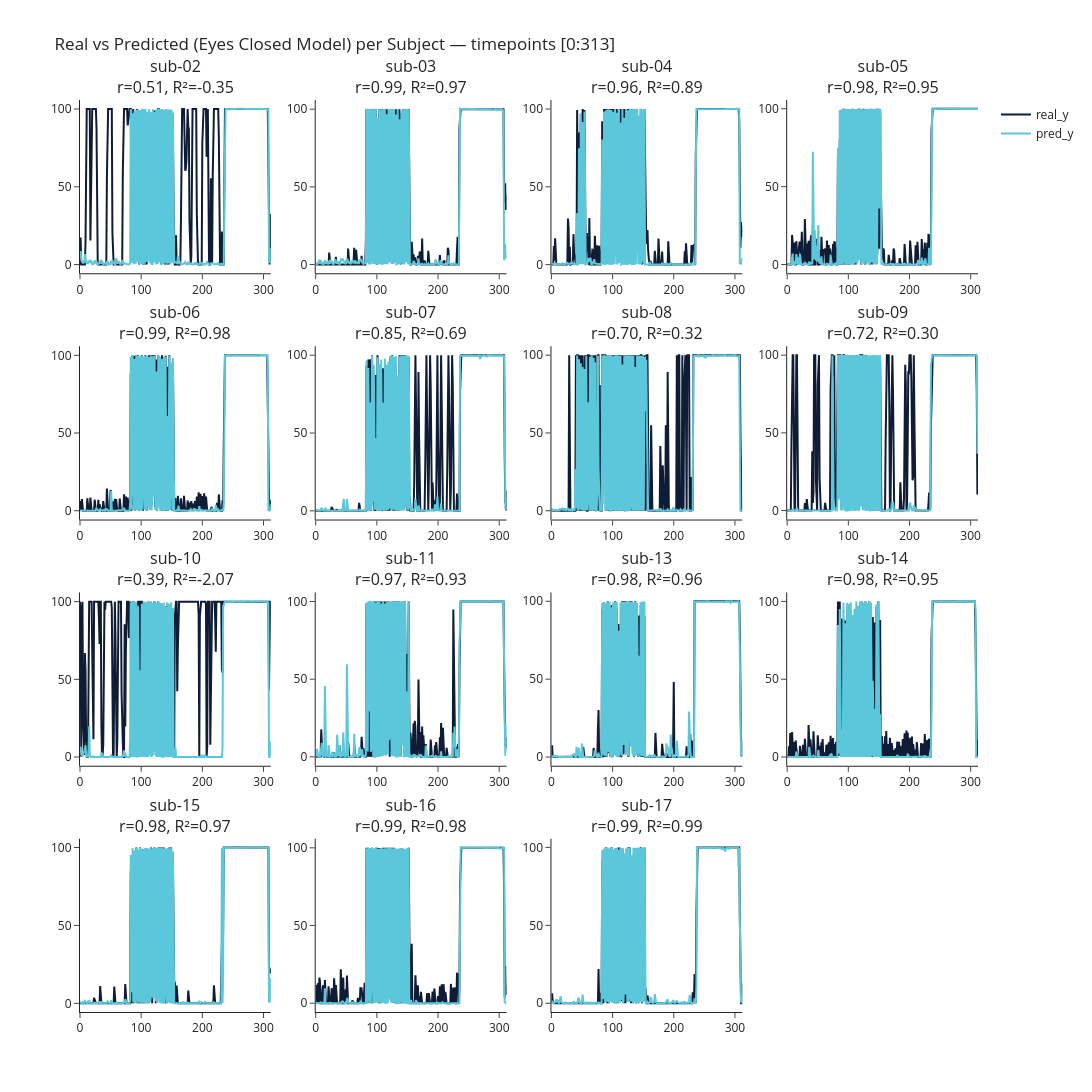

Write notebook code for a chart like this one.
### Code cell
plot_eyesclosed_predictions(evaluation_closed, n_timepoints=313, cols=4, time_window= None)

### Figure 1 — Plotly figure (JSON) as saved in the notebook; plotly's stock layout.template omitted (floating-point values rounded to 4 significant figures; data arrays with more than 128 entries replaced by an {"elided": "..."} marker saying what was removed)
{"data": [{"line": {"color": "#0E1C36", "width": 2}, "mode": "lines", "name": "real_y", "showlegend": true, "type": "scatter", "x": {"elided": "313 int values"}, "xaxis": "x", "y": {"elided": "313 float values"}, "yaxis": "y"}, {"line": {"color": "#5AC7DB", "width": 2}, "mode": "lines", "name": "pred_y", "showlegend": true, "type": "scatter", "x": {"elided": "313 int values"}, "xaxis": "x", "y": {"elided": "313 float values"}, "yaxis": "y"}, {"line": {"color": "#0E1C36", "width": 2}, "mode": "lines", "showlegend": false, "type": "scatter", "x": {"elided": "313 int values"}, "xaxis": "x2", "y": {"elided": "313 float values"}, "yaxis": "y2"}, {"line": {"color": "#5AC7DB", "width": 2}, "mode": "lines", "showlegend": false, "type": "scatter", "x": {"elided": "313 int values"}, "xaxis": "x2", "y": {"elided": "313 float values"}, "yaxis": "y2"}, {"line": {"color": "#0E1C36", "width": 2}, "mode": "lines", "showlegend": false, "type": "scatter", "x": {"elided": "313 int values"}, "xaxis": "x3", "y": {"elided": "313 float values"}, "yaxis": "y3"}, {"line": {"color": "#5AC7DB", "width": 2}, "mode": "lines", "showlegend": false, "type": "scatter", "x": {"elided": "313 int values"}, "xaxis": "x3", "y": {"elided": "313 float values"}, "yaxis": "y3"}, {"line": {"color": "#0E1C36", "width": 2}, "mode": "lines", "showlegend": false, "type": "scatter", "x": {"elided": "313 int values"}, "xaxis": "x4", "y": {"elided": "313 float values"}, "yaxis": "y4"}, {"line": {"color": "#5AC7DB", "width": 2}, "mode": "lines", "showlegend": false, "type": "scatter", "x": {"elided": "313 int values"}, "xaxis": "x4", "y": {"elided": "313 float values"}, "yaxis": "y4"}, {"line": {"color": "#0E1C36", "width": 2}, "mode": "lines", "showlegend": false, "type": "scatter", "x": {"elided": "313 int values"}, "xaxis": "x5", "y": {"elided": "313 float values"}, "yaxis": "y5"}, {"line": {"color": "#5AC7DB", "width": 2}, "mode": "lines", "showlegend": false, "type": "scatter", "x": {"elided": "313 int values"}, "xaxis": "x5", "y": {"elided": "313 float values"}, "yaxis": "y5"}, {"line": {"color": "#0E1C36", "width": 2}, "mode": "lines", "showlegend": false, "type": "scatter", "x": {"elided": "313 int values"}, "xaxis": "x6", "y": {"elided": "313 float values"}, "yaxis": "y6"}, {"line": {"color": "#5AC7DB", "width": 2}, "mode": "lines", "showlegend": false, "type": "scatter", "x": {"elided": "313 int values"}, "xaxis": "x6", "y": {"elided": "313 float values"}, "yaxis": "y6"}, {"line": {"color": "#0E1C36", "width": 2}, "mode": "lines", "showlegend": false, "type": "scatter", "x": {"elided": "313 int values"}, "xaxis": "x7", "y": {"elided": "313 float values"}, "yaxis": "y7"}, {"line": {"color": "#5AC7DB", "width": 2}, "mode": "lines", "showlegend": false, "type": "scatter", "x": {"elided": "313 int values"}, "xaxis": "x7", "y": {"elided": "313 float values"}, "yaxis": "y7"}, {"line": {"color": "#0E1C36", "width": 2}, "mode": "lines", "showlegend": false, "type": "scatter", "x": {"elided": "313 int values"}, "xaxis": "x8", "y": {"elided": "313 float values"}, "yaxis": "y8"}, {"line": {"color": "#5AC7DB", "width": 2}, "mode": "lines", "showlegend": false, "type": "scatter", "x": {"elided": "313 int values"}, "xaxis": "x8", "y": {"elided": "313 float values"}, "yaxis": "y8"}, {"line": {"color": "#0E1C36", "width": 2}, "mode": "lines", "showlegend": false, "type": "scatter", "x": {"elided": "313 int values"}, "xaxis": "x9", "y": {"elided": "313 float values"}, "yaxis": "y9"}, {"line": {"color": "#5AC7DB", "width": 2}, "mode": "lines", "showlegend": false, "type": "scatter", "x": {"elided": "313 int values"}, "xaxis": "x9", "y": {"elided": "313 float values"}, "yaxis": "y9"}, {"line": {"color": "#0E1C36", "width": 2}, "mode": "lines", "showlegend": false, "type": "scatter", "x": {"elided": "313 int values"}, "xaxis": "x10", "y": {"elided": "313 float values"}, "yaxis": "y10"}, {"line": {"color": "#5AC7DB", "width": 2}, "mode": "lines", "showlegend": false, "type": "scatter", "x": {"elided": "313 int values"}, "xaxis": "x10", "y": {"elided": "313 float values"}, "yaxis": "y10"}, {"line": {"color": "#0E1C36", "width": 2}, "mode": "lines", "showlegend": false, "type": "scatter", "x": {"elided": "313 int values"}, "xaxis": "x11", "y": {"elided": "313 float values"}, "yaxis": "y11"}, {"line": {"color": "#5AC7DB", "width": 2}, "mode": "lines", "showlegend": false, "type": "scatter", "x": {"elided": "313 int values"}, "xaxis": "x11", "y": {"elided": "313 float values"}, "yaxis": "y11"}, {"line": {"color": "#0E1C36", "width": 2}, "mode": "lines", "showlegend": false, "type": "scatter", "x": {"elided": "313 int values"}, "xaxis": "x12", "y": {"elided": "313 float values"}, "yaxis": "y12"}, {"line": {"color": "#5AC7DB", "width": 2}, "mode": "lines", "showlegend": false, "type": "scatter", "x": {"elided": "313 int values"}, "xaxis": "x12", "y": {"elided": "313 float values"}, "yaxis": "y12"}, {"line": {"color": "#0E1C36", "width": 2}, "mode": "lines", "showlegend": false, "type": "scatter", "x": {"elided": "313 int values"}, "xaxis": "x13", "y": {"elided": "313 float values"}, "yaxis": "y13"}, {"line": {"color": "#5AC7DB", "width": 2}, "mode": "lines", "showlegend": false, "type": "scatter", "x": {"elided": "313 int values"}, "xaxis": "x13", "y": {"elided": "313 float values"}, "yaxis": "y13"}, {"line": {"color": "#0E1C36", "width": 2}, "mode": "lines", "showlegend": false, "type": "scatter", "x": {"elided": "313 int values"}, "xaxis": "x14", "y": {"elided": "313 float values"}, "yaxis": "y14"}, {"line": {"color": "#5AC7DB", "width": 2}, "mode": "lines", "showlegend": false, "type": "scatter", "x": {"elided": "313 int values"}, "xaxis": "x14", "y": {"elided": "313 float values"}, "yaxis": "y14"}, {"line": {"color": "#0E1C36", "width": 2}, "mode": "lines", "showlegend": false, "type": "scatter", "x": {"elided": "313 int values"}, "xaxis": "x15", "y": {"elided": "313 float values"}, "yaxis": "y15"}, {"line": {"color": "#5AC7DB", "width": 2}, "mode": "lines", "showlegend": false, "type": "scatter", "x": {"elided": "313 int values"}, "xaxis": "x15", "y": {"elided": "313 float values"}, "yaxis": "y15"}], "layout": {"annotations": [{"font": {"size": 16}, "showarrow": false, "text": "sub-02<br>r=0.51, R²=-0.35", "x": 0.1062, "xanchor": "center", "xref": "paper", "y": 1, "yanchor": "bottom", "yref": "paper"}, {"font": {"size": 16}, "showarrow": false, "text": "sub-03<br>r=0.99, R²=0.97", "x": 0.3688, "xanchor": "center", "xref": "paper", "y": 1, "yanchor": "bottom", "yref": "paper"}, {"font": {"size": 16}, "showarrow": false, "text": "sub-04<br>r=0.96, R²=0.89", "x": 0.6313, "xanchor": "center", "xref": "paper", "y": 1, "yanchor": "bottom", "yref": "paper"}, {"font": {"size": 16}, "showarrow": false, "text": "sub-05<br>r=0.98, R²=0.95", "x": 0.8938, "xanchor": "center", "xref": "paper", "y": 1, "yanchor": "bottom", "yref": "paper"}, {"font": {"size": 16}, "showarrow": false, "text": "sub-06<br>r=0.99, R²=0.98", "x": 0.1062, "xanchor": "center", "xref": "paper", "y": 0.73, "yanchor": "bottom", "yref": "paper"}, {"font": {"size": 16}, "showarrow": false, "text": "sub-07<br>r=0.85, R²=0.69", "x": 0.3688, "xanchor": "center", "xref": "paper", "y": 0.73, "yanchor": "bottom", "yref": "paper"}, {"font": {"size": 16}, "showarrow": false, "text": "sub-08<br>r=0.70, R²=0.32", "x": 0.6313, "xanchor": "center", "xref": "paper", "y": 0.73, "yanchor": "bottom", "yref": "paper"}, {"font": {"size": 16}, "showarrow": false, "text": "sub-09<br>r=0.72, R²=0.30", "x": 0.8938, "xanchor": "center", "xref": "paper", "y": 0.73, "yanchor": "bottom", "yref": "paper"}, {"font": {"size": 16}, "showarrow": false, "text": "sub-10<br>r=0.39, R²=-2.07", "x": 0.1062, "xanchor": "center", "xref": "paper", "y": 0.46, "yanchor": "bottom", "yref": "paper"}, {"font": {"size": 16}, "showarrow": false, "text": "sub-11<br>r=0.97, R²=0.93", "x": 0.3688, "xanchor": "center", "xref": "paper", "y": 0.46, "yanchor": "bottom", "yref": "paper"}, {"font": {"size": 16}, "showarrow": false, "text": "sub-13<br>r=0.98, R²=0.96", "x": 0.6313, "xanchor": "center", "xref": "paper", "y": 0.46, "yanchor": "bottom", "yref": "paper"}, {"font": {"size": 16}, "showarrow": false, "text": "sub-14<br>r=0.98, R²=0.95", "x": 0.8938, "xanchor": "center", "xref": "paper", "y": 0.46, "yanchor": "bottom", "yref": "paper"}, {"font": {"size": 16}, "showarrow": false, "text": "sub-15<br>r=0.98, R²=0.97", "x": 0.1062, "xanchor": "center", "xref": "paper", "y": 0.19, "yanchor": "bottom", "yref": "paper"}, {"font": {"size": 16}, "showarrow": false, "text": "sub-16<br>r=0.99, R²=0.98", "x": 0.3688, "xanchor": "center", "xref": "paper", "y": 0.19, "yanchor": "bottom", "yref": "paper"}, {"font": {"size": 16}, "showarrow": false, "text": "sub-17<br>r=0.99, R²=0.99", "x": 0.6313, "xanchor": "center", "xref": "paper", "y": 0.19, "yanchor": "bottom", "yref": "paper"}], "height": 1280, "showlegend": true, "title": {"text": "Real vs Predicted (Eyes Closed Model) per Subject — timepoints [0:313]"}, "width": 1800, "xaxis": {"anchor": "y", "domain": [0, 0.2125]}, "xaxis10": {"anchor": "y10", "domain": [0.2625, 0.475]}, "xaxis11": {"anchor": "y11", "domain": [0.525, 0.7375]}, "xaxis12": {"anchor": "y12", "domain": [0.7875, 1]}, "xaxis13": {"anchor": "y13", "domain": [0, 0.2125]}, "xaxis14": {"anchor": "y14", "domain": [0.2625, 0.475]}, "xaxis15": {"anchor": "y15", "domain": [0.525, 0.7375]}, "xaxis16": {"anchor": "y16", "domain": [0.7875, 1]}, "xaxis2": {"anchor": "y2", "domain": [0.2625, 0.475]}, "xaxis3": {"anchor": "y3", "domain": [0.525, 0.7375]}, "xaxis4": {"anchor": "y4", "domain": [0.7875, 1]}, "xaxis5": {"anchor": "y5", "domain": [0, 0.2125]}, "xaxis6": {"anchor": "y6", "domain": [0.2625, 0.475]}, "xaxis7": {"anchor": "y7", "domain": [0.525, 0.7375]}, "xaxis8": {"anchor": "y8", "domain": [0.7875, 1]}, "xaxis9": {"anchor": "y9", "domain": [0, 0.2125]}, "yaxis": {"anchor": "x", "domain": [0.81, 1]}, "yaxis10": {"anchor": "x10", "domain": [0.27, 0.46]}, "yaxis11": {"anchor": "x11", "domain": [0.27, 0.46]}, "yaxis12": {"anchor": "x12", "domain": [0.27, 0.46]}, "yaxis13": {"anchor": "x13", "domain": [0, 0.19]}, "yaxis14": {"anchor": "x14", "domain": [0, 0.19]}, "yaxis15": {"anchor": "x15", "domain": [0, 0.19]}, "yaxis16": {"anchor": "x16", "domain": [0, 0.19]}, "yaxis2": {"anchor": "x2", "domain": [0.81, 1]}, "yaxis3": {"anchor": "x3", "domain": [0.81, 1]}, "yaxis4": {"anchor": "x4", "domain": [0.81, 1]}, "yaxis5": {"anchor": "x5", "domain": [0.54, 0.73]}, "yaxis6": {"anchor": "x6", "domain": [0.54, 0.73]}, "yaxis7": {"anchor": "x7", "domain": [0.54, 0.73]}, "yaxis8": {"anchor": "x8", "domain": [0.54, 0.73]}, "yaxis9": {"anchor": "x9", "domain": [0.27, 0.46]}}}
